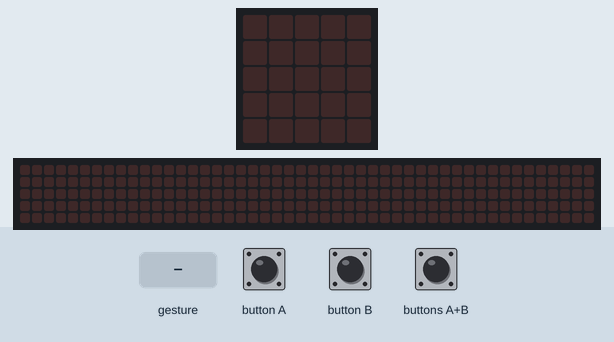
Recording of a program running on a simulated BBC micro:bit (MakeCode). Parts: the board's 5×5 LED display, a strip that is not on the board, showing the scrolling text unrolled. The test bench sets the inputs (shaded band). A tilt is held for 1.5 s and a shake lasts 1 s, then the board lies face up again; the 48×5 strip is a reading aid, not a part: it shows the text the display is scrolling, unrolled, one strip-width of it at a time.

Above: at 1.2 s.
1.3 s: button A pressed for 0.15 s
At 3.92 s:
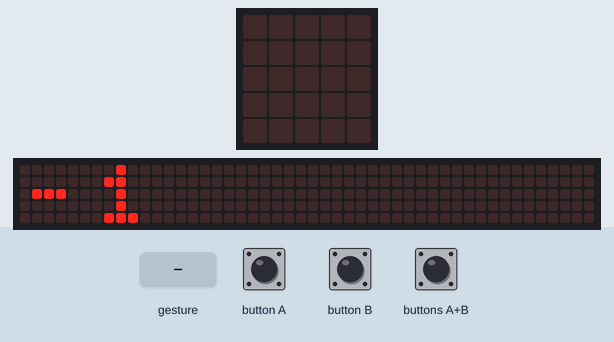
4.3 s: gesture 'shake'
At 4.57 s:
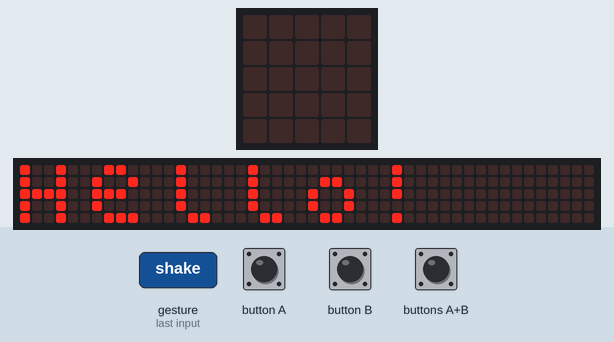
7.3 s: buttons A+B pressed for 0.15 s
10.4 s: buttons A+B pressed for 1 s
At 12.9 s:
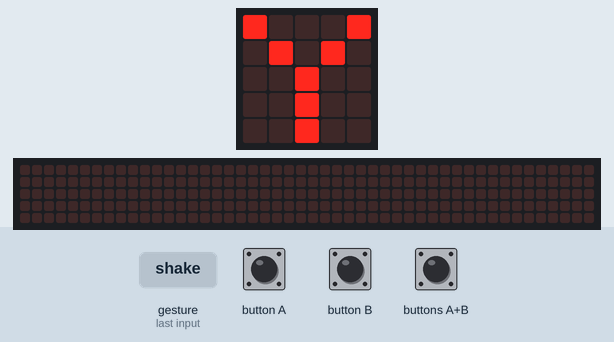
13.6 s: button A pressed for 0.15 s
At 13.82 s:
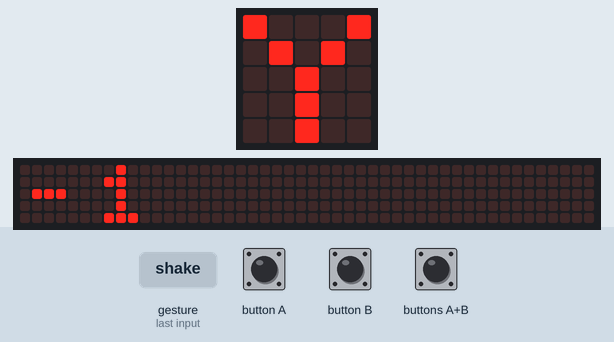
16.6 s: button B pressed for 0.15 s
At 17.6 s:
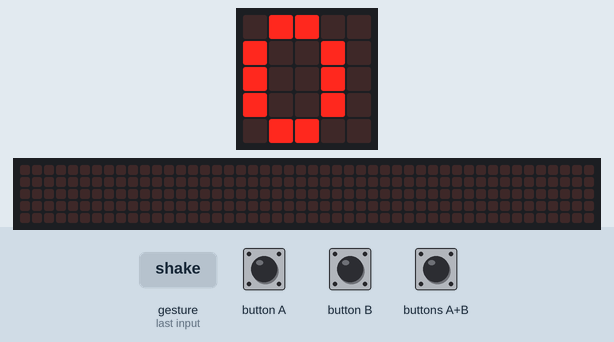

Measured:
- after the input at 1.3 s, the display: changes after 0.15 s (image 1)
- after the input at 4.3 s, the display: changes after 0.20 s (image 2)
- after the input at 10.4 s, the display: first differs from a run without the input after 1.8 s (image 3)
- after the input at 13.6 s, the display: changes after 0.15 s (image 4)
- after the input at 16.6 s, the display: changes after 0.15 s (image 5)
- what the display in image 1 shows lasts 0.5 s, from 3.7 s to 4.2 s

The program:

main.ts
```typescript
input.onButtonPressed(Button.A, function () {
    aumentar_o_disminuir(variable_a_configurar, -1)
})
function aumentar_o_disminuir (texto: string, núm: number) {
    if (texto == "Y") {
        coordenada_Y += núm
        basic.showNumber(coordenada_Y)
        basic.pause(2000)
        movimientos += 1
    } else {
        coordenada_X += núm
        basic.showNumber(coordenada_X)
        basic.pause(2000)
        movimientos += 1
    }
}
input.onGesture(Gesture.Shake, function () {
    if (vuelos < 5) {
        if (vuelos < 9) {
            if (!(validar_coordenadas())) {
                basic.showIcon(IconNames.No)
            }
        } else {
            basic.showString("+9 mov.")
        }
    } else {
        basic.showString("V. completos")
        basic.pause(2000)
    }
    movimientos = 0
    coordenada_X = 0
    coordenada_Y = 0
})
function validar_coordenadas () {
    if (coordenada_X >= 0 && coordenada_X <= 4 && (coordenada_Y >= 0 && coordenada_Y <= 4)) {
        vuelos += 1
        basic.showString("V:" + vuelos)
        coordenadas = game.createSprite(coordenada_X, coordenada_Y)
        coordenada_X = 0
        coordenada_Y = 0
        return true
    } else {
        basic.showString("Hello!")
        movimientos = 0
        movimientos = 0
        return false
    }
}
input.onButtonPressed(Button.AB, function () {
    if (variable_a_configurar == "X") {
        variable_a_configurar = "Y"
    } else {
        variable_a_configurar = "X"
    }
    basic.showString(variable_a_configurar)
})
input.onButtonPressed(Button.B, function () {
    aumentar_o_disminuir(variable_a_configurar, 1)
})
let coordenadas: game.LedSprite = null
let vuelos = 0
let movimientos = 0
let coordenada_Y = 0
let coordenada_X = 0
let variable_a_configurar = ""
variable_a_configurar = "Y"
coordenada_X = 0
coordenada_Y = 0
```

test.ts
```typescript
// aquí va el archivo "tests"; esto no se compilará cuando este paquete se utilice como una extensión.
```
